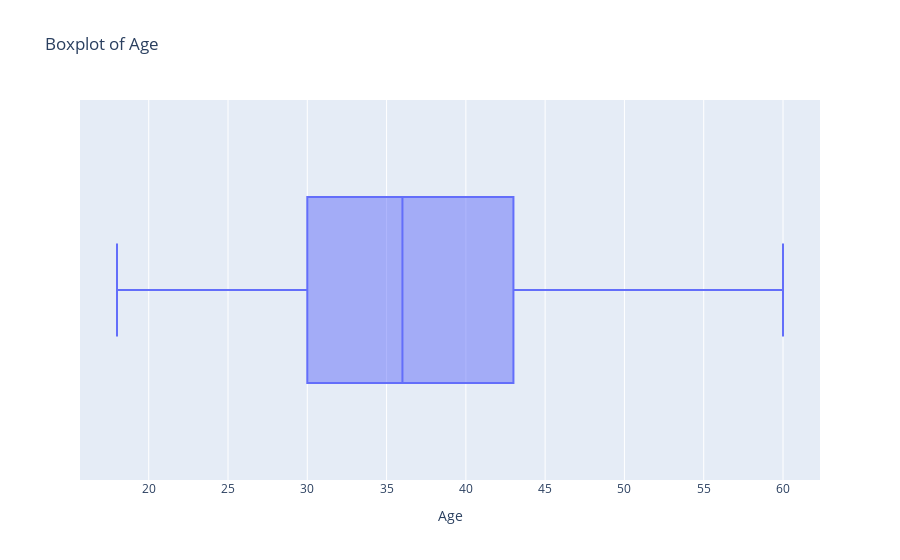
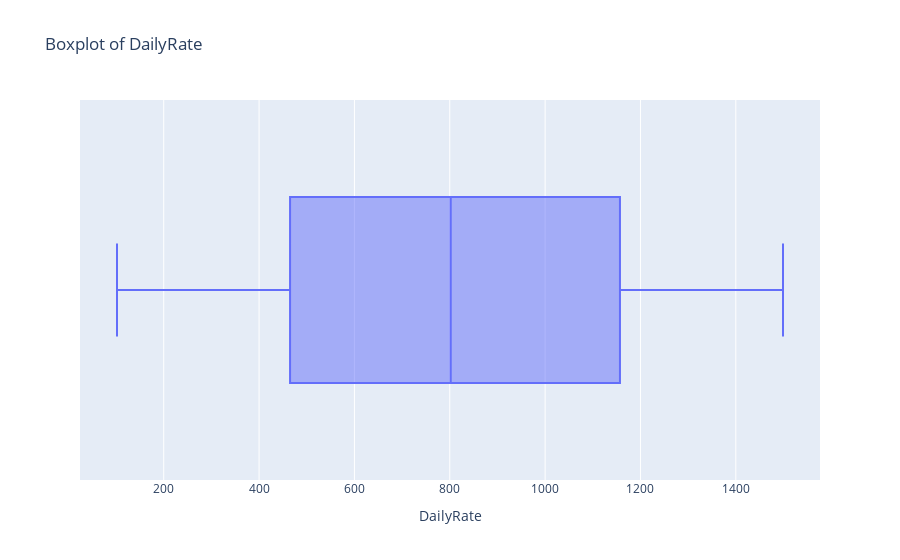
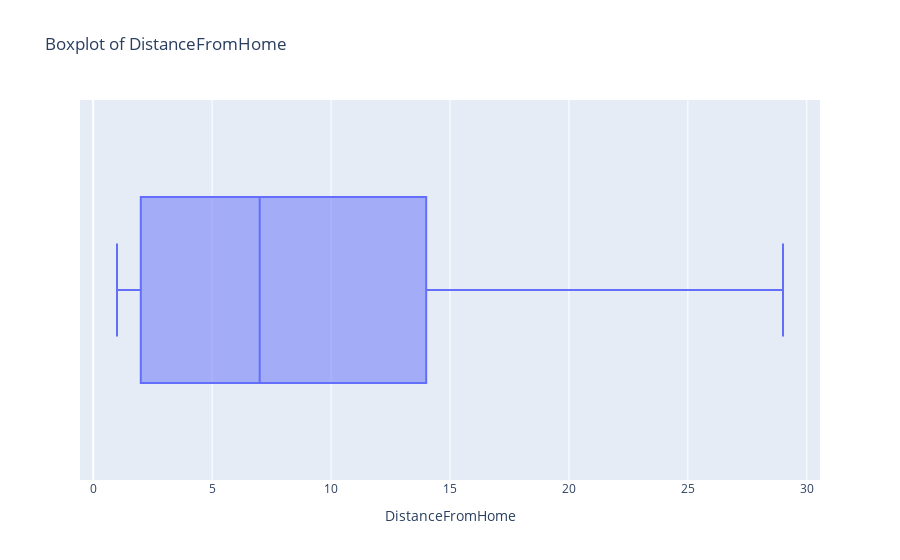
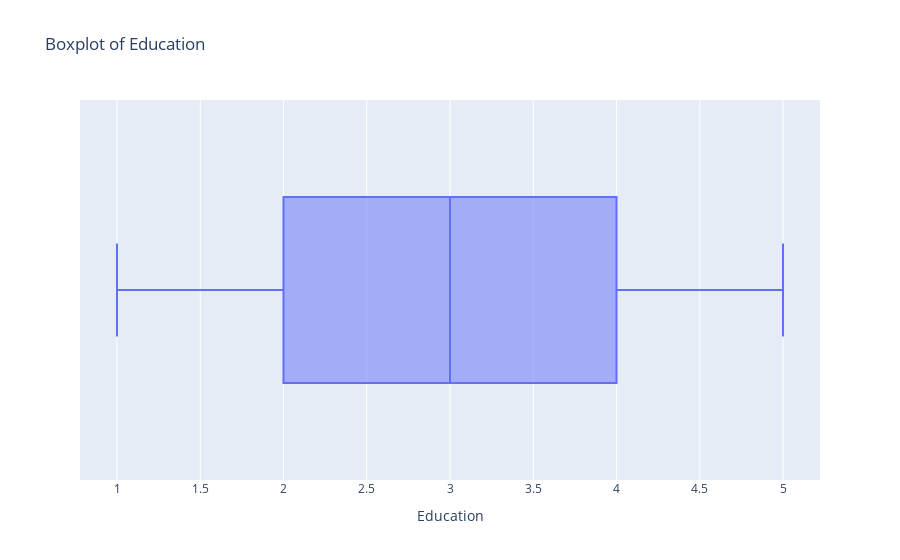

Notebook code cell kept with these figures, in order:
### Markdown cell above
**Key observations:**
- Numerical features may show skewness or outliers (e.g., MonthlyIncome, YearsAtCompany).
- These distributions help inform feature engineering and modeling choices.

### Code cell
for col in df.select_dtypes(include='number').columns:
    fig = px.box(df, x=col, title=f"Boxplot of {col}")
    fig.update_layout(xaxis_title=col)
    fig.show()

### Figure 1 — Plotly figure (JSON) as saved in the notebook; plotly's stock layout.template omitted (floating-point values rounded to 4 significant figures; data arrays with more than 128 entries replaced by an {"elided": "..."} marker saying what was removed)
{"data": [{"alignmentgroup": "True", "hovertemplate": "Age=%{x}<extra></extra>", "legendgroup": "", "marker": {"color": "#636efa"}, "name": "", "notched": false, "offsetgroup": "", "orientation": "h", "showlegend": false, "type": "box", "x": {"elided": "1470 int values"}, "x0": " ", "xaxis": "x", "y0": " ", "yaxis": "y"}], "layout": {"boxmode": "group", "legend": {"tracegroupgap": 0}, "title": {"text": "Boxplot of Age"}, "xaxis": {"anchor": "y", "domain": [0, 1], "title": {"text": "Age"}}, "yaxis": {"anchor": "x", "domain": [0, 1]}}}

### Figure 2 — Plotly figure (JSON) as saved in the notebook; plotly's stock layout.template omitted (floating-point values rounded to 4 significant figures; data arrays with more than 128 entries replaced by an {"elided": "..."} marker saying what was removed)
{"data": [{"alignmentgroup": "True", "hovertemplate": "DailyRate=%{x}<extra></extra>", "legendgroup": "", "marker": {"color": "#636efa"}, "name": "", "notched": false, "offsetgroup": "", "orientation": "h", "showlegend": false, "type": "box", "x": {"elided": "1470 int values"}, "x0": " ", "xaxis": "x", "y0": " ", "yaxis": "y"}], "layout": {"boxmode": "group", "legend": {"tracegroupgap": 0}, "title": {"text": "Boxplot of DailyRate"}, "xaxis": {"anchor": "y", "domain": [0, 1], "title": {"text": "DailyRate"}}, "yaxis": {"anchor": "x", "domain": [0, 1]}}}

### Figure 3 — Plotly figure (JSON) as saved in the notebook; plotly's stock layout.template omitted (floating-point values rounded to 4 significant figures; data arrays with more than 128 entries replaced by an {"elided": "..."} marker saying what was removed)
{"data": [{"alignmentgroup": "True", "hovertemplate": "DistanceFromHome=%{x}<extra></extra>", "legendgroup": "", "marker": {"color": "#636efa"}, "name": "", "notched": false, "offsetgroup": "", "orientation": "h", "showlegend": false, "type": "box", "x": {"elided": "1470 int values"}, "x0": " ", "xaxis": "x", "y0": " ", "yaxis": "y"}], "layout": {"boxmode": "group", "legend": {"tracegroupgap": 0}, "title": {"text": "Boxplot of DistanceFromHome"}, "xaxis": {"anchor": "y", "domain": [0, 1], "title": {"text": "DistanceFromHome"}}, "yaxis": {"anchor": "x", "domain": [0, 1]}}}

### Figure 4 — Plotly figure (JSON) as saved in the notebook; plotly's stock layout.template omitted (floating-point values rounded to 4 significant figures; data arrays with more than 128 entries replaced by an {"elided": "..."} marker saying what was removed)
{"data": [{"alignmentgroup": "True", "hovertemplate": "Education=%{x}<extra></extra>", "legendgroup": "", "marker": {"color": "#636efa"}, "name": "", "notched": false, "offsetgroup": "", "orientation": "h", "showlegend": false, "type": "box", "x": {"elided": "1470 int values"}, "x0": " ", "xaxis": "x", "y0": " ", "yaxis": "y"}], "layout": {"boxmode": "group", "legend": {"tracegroupgap": 0}, "title": {"text": "Boxplot of Education"}, "xaxis": {"anchor": "y", "domain": [0, 1], "title": {"text": "Education"}}, "yaxis": {"anchor": "x", "domain": [0, 1]}}}
